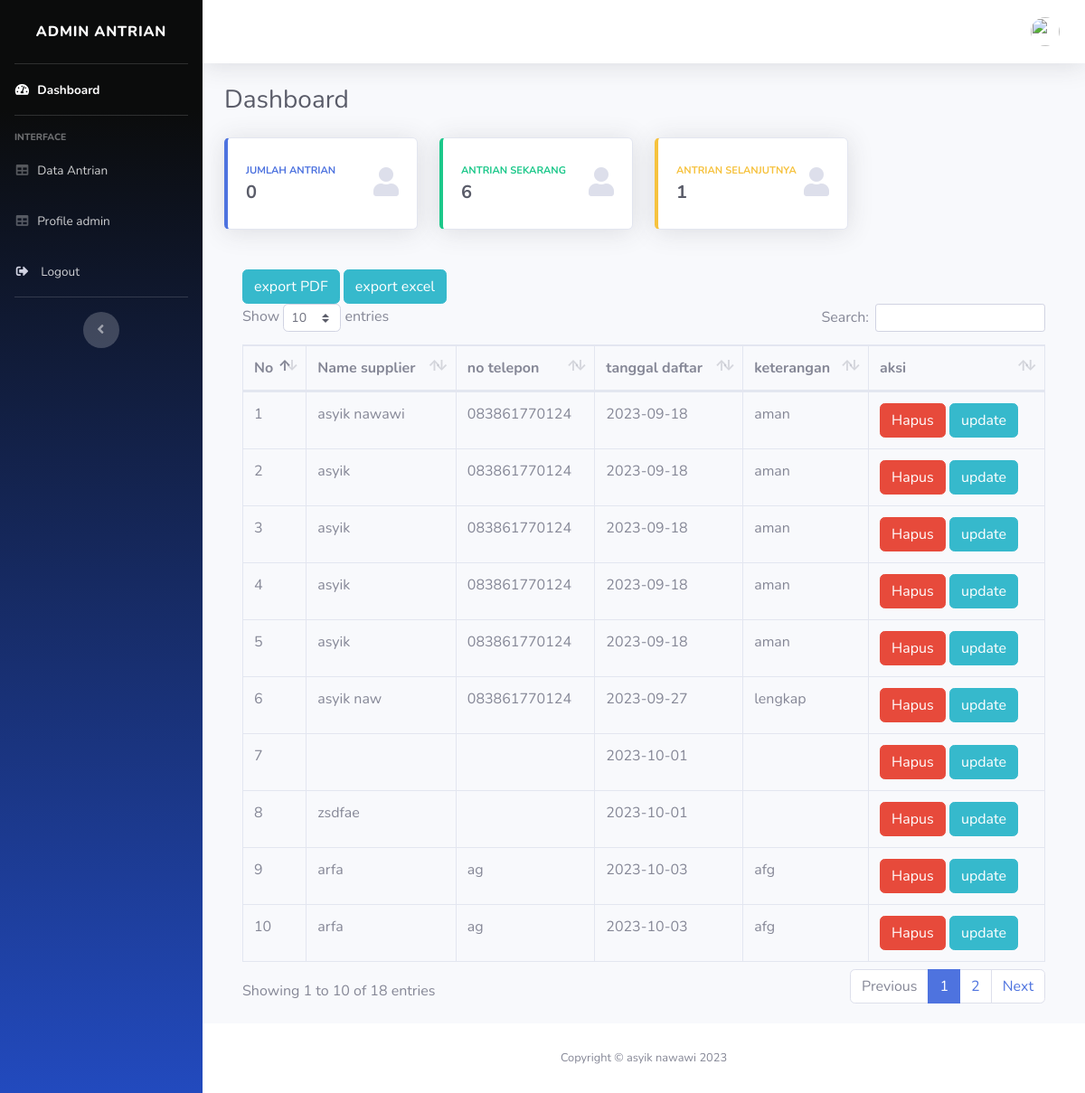
Page /index.php/dataantrian on the committed database.
### tables this page shows
CREATE TABLE `antrian` (
  `id_antrian` int(11) NOT NULL,
  `id_supplier` int(11) NOT NULL,
  `nomor_antrian` varchar(20) NOT NULL,
  `tanggal_antrian` date NOT NULL,
  `status_antrian` enum('MENUNGGU','MASUK','SELESAI') NOT NULL DEFAULT 'MENUNGGU'
);

CREATE TABLE `supplier` (
  `id_supplier` int(11) NOT NULL,
  `nama_supplier` varchar(50) NOT NULL,
  `no_telepon` varchar(20) NOT NULL,
  `tanggal_daftar` date NOT NULL,
  `jumlah_surat_jalan` int(123) NOT NULL,
  `keterangan` varchar(120) NOT NULL
);

### application/controllers/DataAntrian.php (called while the page is built, shortened)
<?php
class DataAntrian extends CI_Controller
{
	public function __construct()
	{
		$this->load->model('Admin_model');
	}
	public function index()
	{
		$data['adm'] = $this->db->get_where('admin', ['nik' => $this->session->userdata('nik')])->row_array();
		$data['jumlah_antrian'] = $this->Admin_model->getJumlahAntrian();
		$data['antrian_sekarang'] = $this->Admin_model->getAntrianSekarang();
		$data['antrian_selanjutnya'] = $this->Admin_model->getAntrianSelanjutnya();
		$data['antrian'] = $this->Admin_model->get_join_data();
		$this->load->view('admin/header', $data);
		$this->load->view('admin/dataantrian', $data);
		$this->load->view('admin/footer', $data);
	}
}

### index.php (called while the page is built, shortened)
<?php
require_once BASEPATH.'core/CodeIgniter.php';

### application/models/Admin_model.php (called while the page is built, shortened)
<?php
class Admin_model extends CI_Model
{
    public function get_join_data()
    {
        $this->db->select('*');
        $this->db->from('antrian');
        $this->db->join('supplier', 'antrian.id_supplier = supplier.id_supplier');
        $query = $this->db->get();
        return $query->result();
    }
    public function getJumlahAntrian()
    {
        $tanggal = date('Y-m-d');
        $this->db->select('COUNT(*) as total_antrian');
        $this->db->from('antrian');
        $this->db->where('antrian.tanggal_antrian', $tanggal);
        $query = $this->db->get();
        $result = $query->row();
        return $result->total_antrian;
    }
    public function getAntrianSekarang()
    {
        $this->db->select_max('nomor_antrian');
        $this->db->where('status_antrian', 'MASUK');
        $query = $this->db->get('antrian');
        $row = $query->row();
        return $row->nomor_antrian;
    }
    public function getAntrianSelanjutnya()
    {
        $this->db->select_min('nomor_antrian');
        $this->db->where('status_antrian', 'menunggu');
        $query = $this->db->get('antrian');
        if ($query->num_rows() > 0) {
            $row = $query->row();
            return $row->nomor_antrian;
        } else {
            return 0;
        }
    }
}

### application/views/admin/dataantrian.php (the view, shortened to what this page needs)
<div class="card-body">
    <div class="table-responsive">
        <a href="<?php echo base_url('admin/exportToPDF'); ?>" class="btn btn-info">export
            PDF</a>
        <a href="<?php echo base_url('admin/exportexcel'); ?>" class="btn btn-info">export
            excel</a>
        <table class="table table-bordered" id="dataTable" width="100%" cellspacing="0">
            <thead>
                <tr>
                    <th>No</th>
                    <th>Name supplier</th>
                    <th>no telepon</th>
                    <th>tanggal daftar</th>
                    <th>keterangan</th>
                    <th>aksi</th>
                </tr>
            </thead>
            <tbody>
                <?php $no = 1; ?>
                <?php foreach ($antrian as $a) : ?>
                <tr>
                    <td><?php echo $no; ?></td>
                    <td><?= $a->nama_supplier ?></td>
                    <td><?= $a->no_telepon ?></td>
                    <td><?= $a->tanggal_daftar ?></td>
                    <td><?= $a->keterangan ?></td>
                    <td> <a href="<?= base_url('admin/hapus_dataantrian/' . $a->id_supplier); ?>" class="btn btn-danger"
                            onclick="return konfirmasiHapus('<?= $a->nama_supplier ?>');">Hapus</a>
                        <a href="<?= base_url('admin/updateSupplier/' . $a->id_supplier) ?>"
                            class="btn btn-info">update</a>
                    </td>
                </tr>
                <?php $no++; ?>
                <?php endforeach; ?>
            </tbody>
        </table>
    </div>
</div>
</div>

### application/views/admin/header.php (shortened to what this page needs)
<!DOCTYPE html>
<html lang="en">
<head>
    <link href="<?php echo base_url('assets/admin/vendor/fontawesome-free/css/all.min.css'); ?>" rel="stylesheet"
        type="text/css">
    <link href="<?php echo base_url('assets/admin/css/sb-admin-2.min.css'); ?>" rel="stylesheet">
    <link href="<?php echo base_url('assets/admin/vendor/datatables/dataTables.bootstrap4.min.css'); ?>"
        rel="stylesheet">
</head>
<body id="page-top">
    <div id="wrapper">
        <ul class="navbar-nav bg-gradient-primary sidebar sidebar-dark accordion" id="accordionSidebar">
            <a class="sidebar-brand d-flex align-items-center justify-content-center"
                href="<?= base_url('Antrianterbaru') ?>">
                <div class="sidebar-brand-text mx-3">ADMIN antrian</div>
            </a>
            <hr class="sidebar-divider my-0">
            <li class="nav-item active">
                <a class="nav-link" href="<?= base_url('Antrianterbaru') ?>">
                    <i class="fas fa-fw fa-tachometer-alt"></i>
                    <span>Dashboard</span></a>
            </li>
            <hr class="sidebar-divider">
            <div class="sidebar-heading">
                Interface
            </div>
            <li class="nav-item">
                <a class="nav-link" href="<?= base_url('DataAntrian') ?>">
                    <i class="fas fa-fw fa-table"></i>
                    <span>Data Antrian</span></a>
            </li>
            <li class="nav-item">
                <a class="nav-link" href="<?= base_url('Dataadmin') ?>">
                    <i class="fas fa-fw fa-table"></i>
                    <span>Profile admin</span></a>
            </li>
            <li class="nav-item">
                <a class="nav-link" href="#" data-toggle="modal" data-target="#logoutModal">
                    <i class="fas fa-sign-out-alt fa-sm fa-fw mr-2 text-gray-400"></i>
                    <span>Logout</span></a>
            </li>
            <hr class="sidebar-divider d-none d-md-block">
            <div class="text-center d-none d-md-inline">
                <button class="rounded-circle border-0" id="sidebarToggle"></button>
            </div>
        </ul>
        <div id="content-wrapper" class="d-flex flex-column">
            <div id="content">
                <nav class="navbar navbar-expand navbar-light bg-white topbar mb-4 static-top shadow">
                    <ul class="navbar-nav ml-auto">
                        <li class="nav-item dropdown no-arrow">
                            <a class="nav-link dropdown-toggle" href="#" id="userDropdown" role="button"
                                data-toggle="dropdown" aria-haspopup="true" aria-expanded="false">
                                <img class="img-profile rounded-circle"
                                    src="<?= base_url('assets/admin/img/') . $adm['image']; ?>">
                            </a>
                        </li>
                    </ul>
                </nav>
                <div class="container-fluid">
                    <div class="d-sm-flex align-items-center justify-content-between mb-4">
                        <h1 class="h3 mb-0 text-gray-800">Dashboard</h1>
                    </div>
                    <div class="row">
                        <div class="col-xl-3 col-md-6 mb-4">
                            <div class="card border-left-primary shadow h-100 py-2">
                                <div class="card-body">
                                    <div class="row no-gutters align-items-center">
                                        <div class="col mr-2">
                                            <div class="text-xs font-weight-bold text-primary text-uppercase mb-1">
                                                Jumlah Antrian</div>
                                            <div class="h5 mb-0 font-weight-bold text-gray-800">
                                                <?php echo $jumlah_antrian; ?></div>
                                        </div>
                                        <div class="col-auto">
                                            <i class="fas fa-user fa-2x text-gray-300"></i>
                                        </div>
                                    </div>
                                </div>
                            </div>
                        </div>
                        <div class="col-xl-3 col-md-6 mb-4">
                            <div class="card border-left-success shadow h-100 py-2">
                                <div class="card-body">
                                    <div class="row no-gutters align-items-center">
                                        <div class="col mr-2">
                                            <div class="text-xs font-weight-bold text-success text-uppercase mb-1">
                                                Antrian Sekarang</div>
                                            <div class="h5 mb-0 font-weight-bold text-gray-800">
                                                <?php echo $antrian_sekarang; ?>
                                            </div>
                                        </div>
                                        <div class="col-auto">
                                            <i class="fas fa-user fa-2x text-gray-300"></i>
                                        </div>
                                    </div>
                                </div>
                            </div>
                        </div>
                        <div class="col-xl-3 col-md-6 mb-4">
                            <div class="card border-left-warning shadow h-100 py-2">
                                <div class="card-body">
                                    <div class="row no-gutters align-items-center">
                                        <div class="col mr-2">
                                            <div class="text-xs font-weight-bold text-warning text-uppercase mb-1">
                                                Antrian Selanjutnya</div>
                                            <div class="h5 mb-0 font-weight-bold text-gray-800">
                                                <?php echo $antrian_selanjutnya; ?></div>
                                        </div>
                                        <div class="col-auto">
                                            <i class="fas fa-user fa-2x text-gray-300"></i>
                                        </div>
                                    </div>
                                </div>
                            </div>
                        </div>
                    </div>

### application/views/admin/footer.php (shortened to what this page needs)
</div>
<footer class="sticky-footer bg-white">
    <div class="container my-auto">
        <div class="copyright text-center my-auto">
            <span>Copyright &copy; asyik nawawi 2023</span>
        </div>
    </div>
</footer>
</div>
</div>

### rows in the picture
antrian: id_supplier.nama_supplier "asyik nawawi", id_supplier.no_telepon "083861770124", id_supplier.tanggal_daftar "2023-09-18", id_supplier.keterangan "aman"
antrian: id_supplier.nama_supplier "asyik", id_supplier.no_telepon "083861770124", id_supplier.tanggal_daftar "2023-09-18", id_supplier.keterangan "aman"
antrian: id_supplier.nama_supplier "asyik", id_supplier.no_telepon "083861770124", id_supplier.tanggal_daftar "2023-09-18", id_supplier.keterangan "aman"
antrian: id_supplier.nama_supplier "asyik", id_supplier.no_telepon "083861770124", id_supplier.tanggal_daftar "2023-09-18", id_supplier.keterangan "aman"
antrian: id_supplier.nama_supplier "asyik", id_supplier.no_telepon "083861770124", id_supplier.tanggal_daftar "2023-09-18", id_supplier.keterangan "aman"
antrian: id_supplier.nama_supplier "asyik naw", id_supplier.no_telepon "083861770124", id_supplier.tanggal_daftar "2023-09-27", id_supplier.keterangan "lengkap"
antrian: id_supplier.tanggal_daftar "2023-10-01"
antrian: id_supplier.nama_supplier "zsdfae", id_supplier.tanggal_daftar "2023-10-01"
antrian: id_supplier.nama_supplier "arfa", id_supplier.no_telepon "ag", id_supplier.tanggal_daftar "2023-10-03", id_supplier.keterangan "afg"
antrian: id_supplier.nama_supplier "arfa", id_supplier.no_telepon "ag", id_supplier.tanggal_daftar "2023-10-03", id_supplier.keterangan "afg"

### other values in the picture
$jumlah_antrian "0"
$antrian_sekarang "6"
$antrian_selanjutnya "1"
